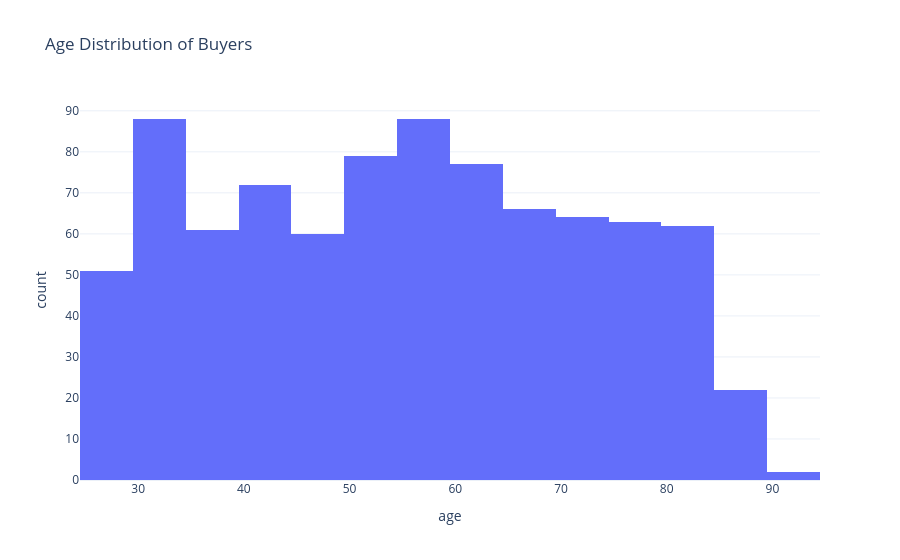

Notebook code cell kept with this figure:
### Code cell
fig = px.histogram(
    buyer_profile,
    x='age',
    nbins=20,
    title='Age Distribution of Buyers'
)

fig.update_layout(template='plotly_white')

# Display
fig.show()

# Save
fig.write_image(
    '../reports/figures/eda/age_distribution.png',
    scale=2
)

print('Age distribution saved.')

### Figure 1 — Plotly figure (JSON) as saved in the notebook; plotly's stock layout.template omitted (floating-point values rounded to 4 significant figures; data arrays with more than 128 entries replaced by an {"elided": "..."} marker saying what was removed)
{"data": [{"bingroup": "x", "hovertemplate": "age=%{x}<br>count=%{y}<extra></extra>", "legendgroup": "", "marker": {"color": "#636efa", "pattern": {"shape": ""}}, "name": "", "nbinsx": 20, "orientation": "v", "showlegend": false, "type": "histogram", "x": {"elided": "855 float values"}, "xaxis": "x", "yaxis": "y"}], "layout": {"barmode": "relative", "legend": {"tracegroupgap": 0}, "title": {"text": "Age Distribution of Buyers"}, "xaxis": {"anchor": "y", "domain": [0, 1], "title": {"text": "age"}}, "yaxis": {"anchor": "x", "domain": [0, 1], "title": {"text": "count"}}}}
